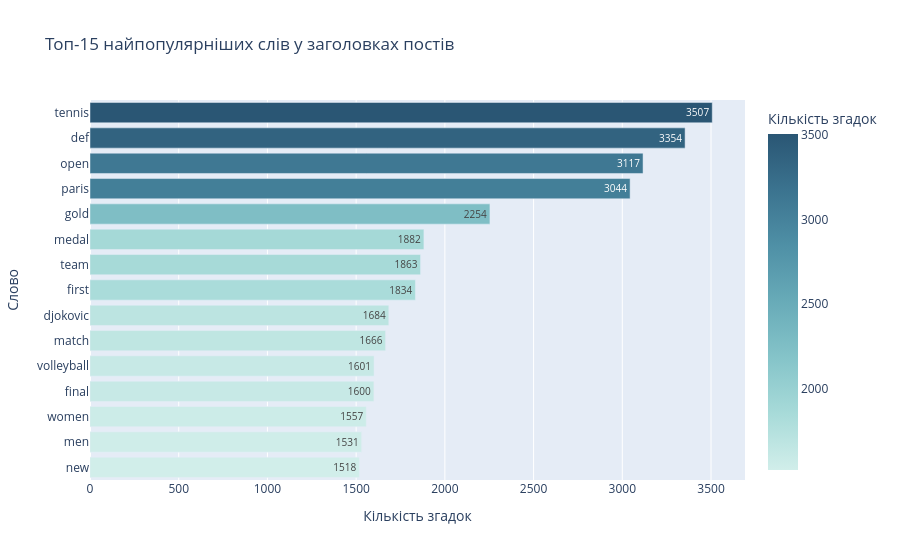

The notebook cell this image was saved under:
### Code cell
import pandas as pd
import plotly.express as px
import re
from collections import Counter

all_titles = ' '.join(df_posts['title'].dropna().astype(str)).lower()

words = re.findall(r'\b[a-z]+\b', all_titles)

# Список стоп-слів 
stop_words = {
    'the', 'to', 'and', 'in', 'of', 'for', 'a', 'on', 'is', 'at', 'i', 'with', 
    'it', 'this', 'that', 'olympics', 'olympic', 'my', 'how', 'are', 'you', 'was', 'what', 
    'do', 'from', 'as', 'be', 'have', 'or', 'by', 'but', 'not', 'can', 'about',
    'after', 'who', 'why', 'will', 'his', 'he', 'she', 'they', 'we', 'just', 'all', 'out', 'has', 'up', 'if', 'out', 'so'
}

filtered_words = [word for word in words if word not in stop_words and len(word) > 2]

# Рахуємо частоту слів 
word_counts = Counter(filtered_words)
df_top_words = pd.DataFrame(word_counts.most_common(15), columns=['word', 'count'])

df_top_words = df_top_words.sort_values(by='count', ascending=True)

# Будуємо горизонтальний Bar Chart
fig_words = px.bar(
    df_top_words,
    x='count',
    y='word',
    orientation='h',
    title='Топ-15 найпопулярніших слів у заголовках постів',
    labels={'count': 'Кількість згадок', 'word': 'Слово'},
    text_auto=True,
    color='count',
    color_continuous_scale='Teal' 
)

fig_words.update_layout(
    xaxis_title="Кількість згадок",
    yaxis_title="Слово"
)

fig_words.show()

### Figure 1 — Plotly figure (JSON) as saved in the notebook; plotly's stock layout.template omitted (floating-point values rounded to 4 significant figures)
{"data": [{"hovertemplate": "Кількість згадок=%{marker.color}<br>Слово=%{y}<extra></extra>", "legendgroup": "", "marker": {"color": [1518, 1531, 1557, 1600, 1601, 1666, 1684, 1834, 1863, 1882, 2254, 3044, 3117, 3354, 3507], "coloraxis": "coloraxis", "pattern": {"shape": ""}}, "name": "", "orientation": "h", "showlegend": false, "textposition": "auto", "texttemplate": "%{x}", "type": "bar", "x": [1518, 1531, 1557, 1600, 1601, 1666, 1684, 1834, 1863, 1882, 2254, 3044, 3117, 3354, 3507], "xaxis": "x", "y": ["new", "men", "women", "final", "volleyball", "match", "djokovic", "first", "team", "medal", "gold", "paris", "open", "def", "tennis"], "yaxis": "y"}], "layout": {"barmode": "relative", "coloraxis": {"autocolorscale": false, "colorbar": {"title": {"text": "Кількість згадок"}}, "colorscale": [[0, "rgb(209, 238, 234)"], [0.1667, "rgb(168, 219, 217)"], [0.3333, "rgb(133, 196, 201)"], [0.5, "rgb(104, 171, 184)"], [0.6667, "rgb(79, 144, 166)"], [0.8333, "rgb(59, 115, 143)"], [1, "rgb(42, 86, 116)"]]}, "legend": {"tracegroupgap": 0}, "title": {"text": "Топ-15 найпопулярніших слів у заголовках постів"}, "xaxis": {"anchor": "y", "domain": [0, 1], "title": {"text": "Кількість згадок"}}, "yaxis": {"anchor": "x", "domain": [0, 1], "title": {"text": "Слово"}}}}
